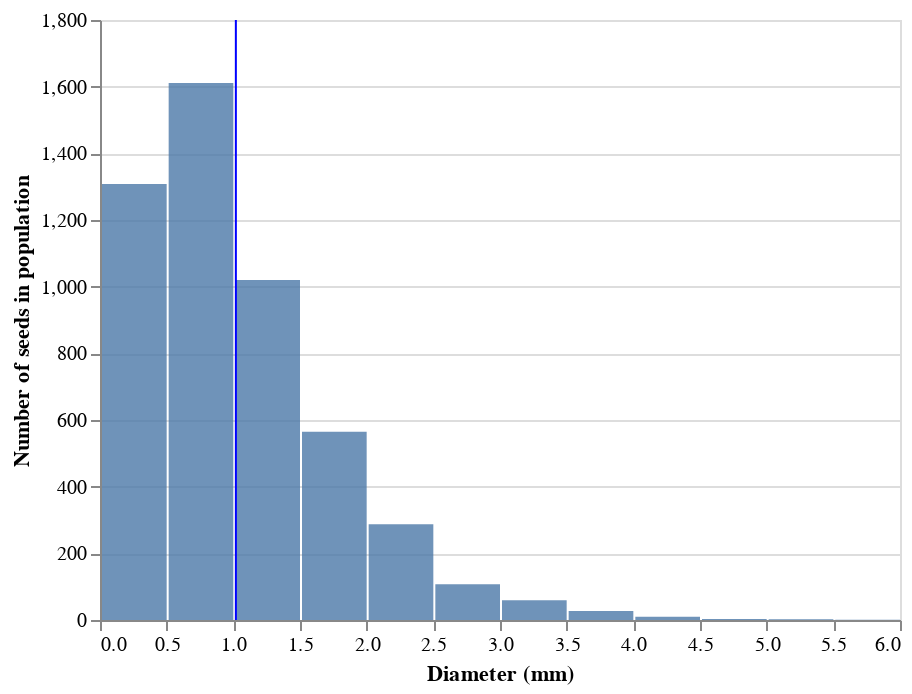

Here is the notebook cell this chart was saved with:
### Markdown cell above
The cell below produces a histogram of the population values -- the distribution of diameter measurements among the hypothetical population -- with a vertical line indicating the population mean.

### Code cell
# base layer
base_pop = alt.Chart(population).properties(width = 400, height = 300)

# histogram of diameter measurements
hist_pop = base_pop.mark_bar(opacity = 0.8).encode(
    x = alt.X('diameter', 
              bin = alt.Bin(maxbins = 20), 
              title = 'Diameter (mm)', 
              scale = alt.Scale(domain = (0, 6))),
    y = alt.Y('count()', title = 'Number of seeds in population')
)

# vertical line for population mean
mean_pop = base_pop.mark_rule(color='blue').encode(
    x = 'mean(diameter)'
)

# display
hist_pop + mean_pop

### Figure 1 — Vega-Lite specification as saved in the notebook (floating-point values rounded to 4 significant figures; data arrays with more than 128 entries replaced by an {"elided": "..."} marker saying what was removed)
{"config": {"view": {"continuousWidth": 400, "continuousHeight": 300}}, "layer": [{"mark": {"type": "bar", "opacity": 0.8}, "encoding": {"x": {"type": "quantitative", "bin": {"maxbins": 20}, "field": "diameter", "scale": {"domain": [0, 6]}, "title": "Diameter (mm)"}, "y": {"type": "quantitative", "aggregate": "count", "title": "Number of seeds in population"}}, "height": 300, "width": 400}, {"mark": {"type": "rule", "color": "blue"}, "encoding": {"x": {"type": "quantitative", "aggregate": "mean", "field": "diameter"}}, "height": 300, "width": 400}], "data": {"name": "data-a380aeb89abe40f2b96feb01db994829"}, "$schema": "https://vega.github.io/schema/vega-lite/v4.0.2.json", "datasets": {"data-a380aeb89abe40f2b96feb01db994829": {"elided": "5000 records"}}}
